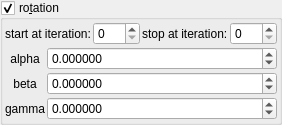
    <widget class="MyGroupBox" name="groupCheck_transf_rotation_enabled">
     <property name="title">
      <string>ro&amp;tation</string>
     </property>
     <property name="checkable">
      <bool>true</bool>
     </property>
     <layout class="QVBoxLayout" name="verticalLayout_9" stretch="0,0">
      <property name="spacing">
       <number>2</number>
      </property>
      <property name="leftMargin">
       <number>2</number>
      </property>
      <property name="topMargin">
       <number>2</number>
      </property>
      <property name="rightMargin">
       <number>2</number>
      </property>
      <property name="bottomMargin">
       <number>2</number>
      </property>
      <item>
       <layout class="QHBoxLayout" name="horizontalLayout_24" stretch="0,1,0,1">
        <item>
         <widget class="QLabel" name="label_104">
          <property name="text">
           <string>start at iteration:</string>
          </property>
         </widget>
        </item>
        <item>
         <widget class="MySpinBox" name="spinboxInt_transf_start_iterations">
          <property name="sizePolicy">
           <sizepolicy hsizetype="Minimum" vsizetype="Maximum">
            <horstretch>0</horstretch>
            <verstretch>0</verstretch>
           </sizepolicy>
          </property>
          <property name="minimum">
           <number>0</number>
          </property>
          <property name="maximum">
           <number>999</number>
          </property>
          <property name="value">
           <number>0</number>
          </property>
         </widget>
        </item>
        <item>
         <widget class="QLabel" name="label_76">
          <property name="text">
           <string>stop at iteration:</string>
          </property>
         </widget>
        </item>
        <item>
         <widget class="MySpinBox" name="spinboxInt_transf_stop_iterations">
          <property name="sizePolicy">
           <sizepolicy hsizetype="Preferred" vsizetype="Maximum">
            <horstretch>0</horstretch>
            <verstretch>0</verstretch>
           </sizepolicy>
          </property>
          <property name="maximum">
           <number>999</number>
          </property>
         </widget>
        </item>
       </layout>
      </item>
      <item>
       <layout class="QGridLayout" name="gridLayout_13" columnstretch="0,1">
        <property name="spacing">
         <number>2</number>
        </property>
        <item row="0" column="0">
         <widget class="QLabel" name="label_39">
          <property name="text">
           <string notr="true">alpha</string>
          </property>
          <property name="alignment">
           <set>Qt::AlignCenter</set>
          </property>
         </widget>
        </item>
        <item row="1" column="0">
         <widget class="QLabel" name="label_47">
          <property name="text">
           <string notr="true">beta</string>
          </property>
          <property name="alignment">
           <set>Qt::AlignCenter</set>
          </property>
         </widget>
        </item>
        <item row="2" column="0">
         <widget class="QLabel" name="label_48">
          <property name="text">
           <string notr="true">gamma</string>
          </property>
          <property name="alignment">
           <set>Qt::AlignCenter</set>
          </property>
         </widget>
        </item>
        <item row="0" column="1">
         <widget class="MyDoubleSpinBox" name="spinboxd3_transf_rotation_x">
          <property name="sizePolicy">
           <sizepolicy hsizetype="Minimum" vsizetype="Maximum">
            <horstretch>0</horstretch>
            <verstretch>0</verstretch>
           </sizepolicy>
          </property>
          <property name="prefix">
           <string/>
          </property>
          <property name="suffix">
           <string/>
          </property>
          <property name="decimals">
           <number>6</number>
          </property>
          <property name="minimum">
           <double>-36000.000000000000000</double>
          </property>
          <property name="maximum">
           <double>36000.000000000000000</double>
          </property>
          <property name="singleStep">
           <double>1.000000000000000</double>
          </property>
         </widget>
        </item>
        <item row="2" column="1">
         <widget class="MyDoubleSpinBox" name="spinboxd3_transf_rotation_z">
          <property name="sizePolicy">
           <sizepolicy hsizetype="Minimum" vsizetype="Maximum">
            <horstretch>0</horstretch>
            <verstretch>0</verstretch>
           </sizepolicy>
          </property>
          <property name="prefix">
           <string/>
          </property>
          <property name="suffix">
           <string/>
          </property>
          <property name="decimals">
           <number>6</number>
          </property>
          <property name="minimum">
           <double>-36000.000000000000000</double>
          </property>
          <property name="maximum">
           <double>36000.000000000000000</double>
          </property>
          <property name="singleStep">
           <double>1.000000000000000</double>
          </property>
         </widget>
        </item>
        <item row="1" column="1">
         <widget class="MyDoubleSpinBox" name="spinboxd3_transf_rotation_y">
          <property name="sizePolicy">
           <sizepolicy hsizetype="Minimum" vsizetype="Maximum">
            <horstretch>0</horstretch>
            <verstretch>0</verstretch>
           </sizepolicy>
          </property>
          <property name="prefix">
           <string/>
          </property>
          <property name="suffix">
           <string/>
          </property>
          <property name="decimals">
           <number>6</number>
          </property>
          <property name="minimum">
           <double>-36000.000000000000000</double>
          </property>
          <property name="maximum">
           <double>36000.000000000000000</double>
          </property>
          <property name="singleStep">
           <double>1.000000000000000</double>
          </property>
         </widget>
        </item>
       </layout>
      </item>
     </layout>
    </widget>
